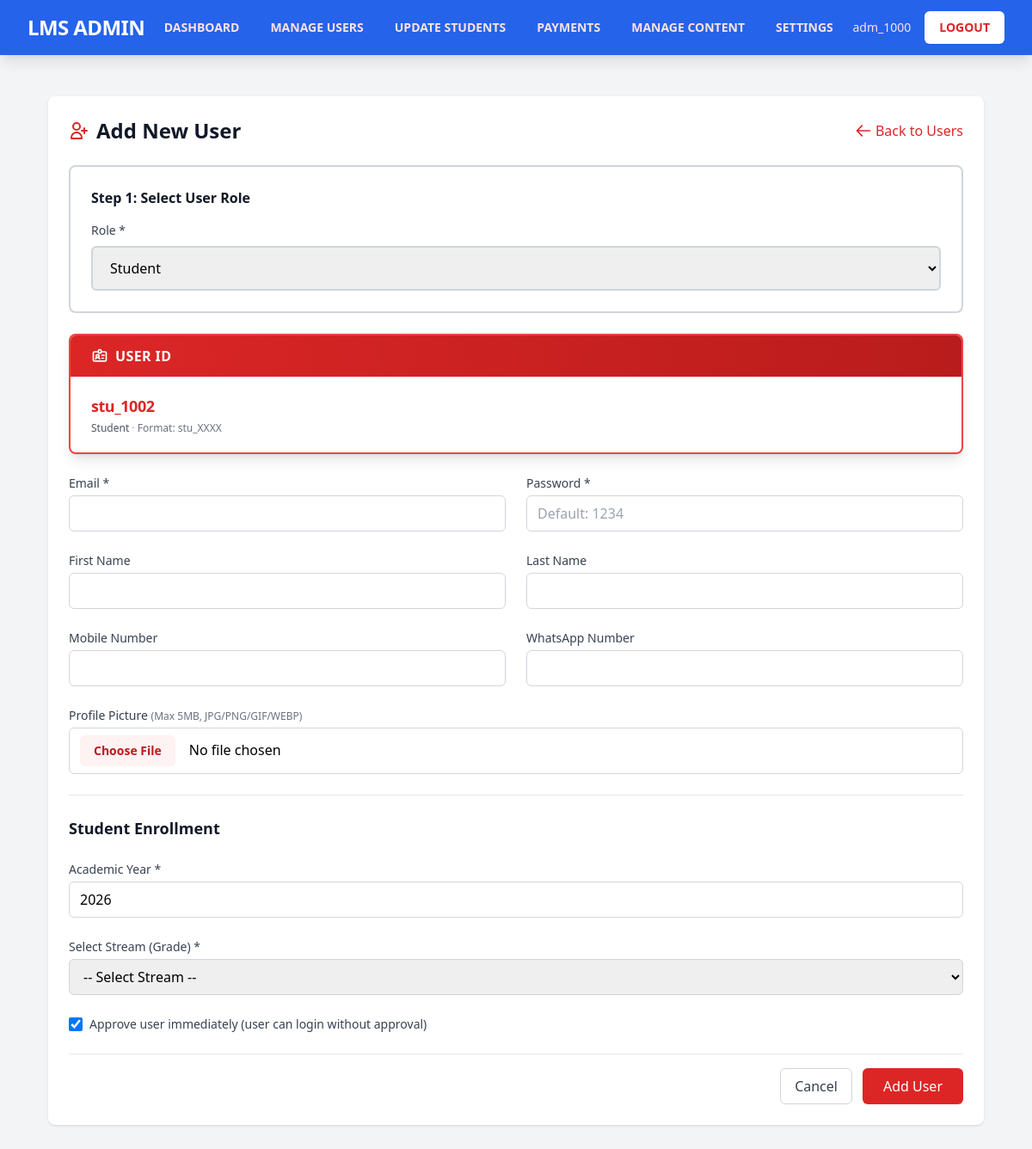
Page /admin/add_user.php (signed in) on the earlier database version.
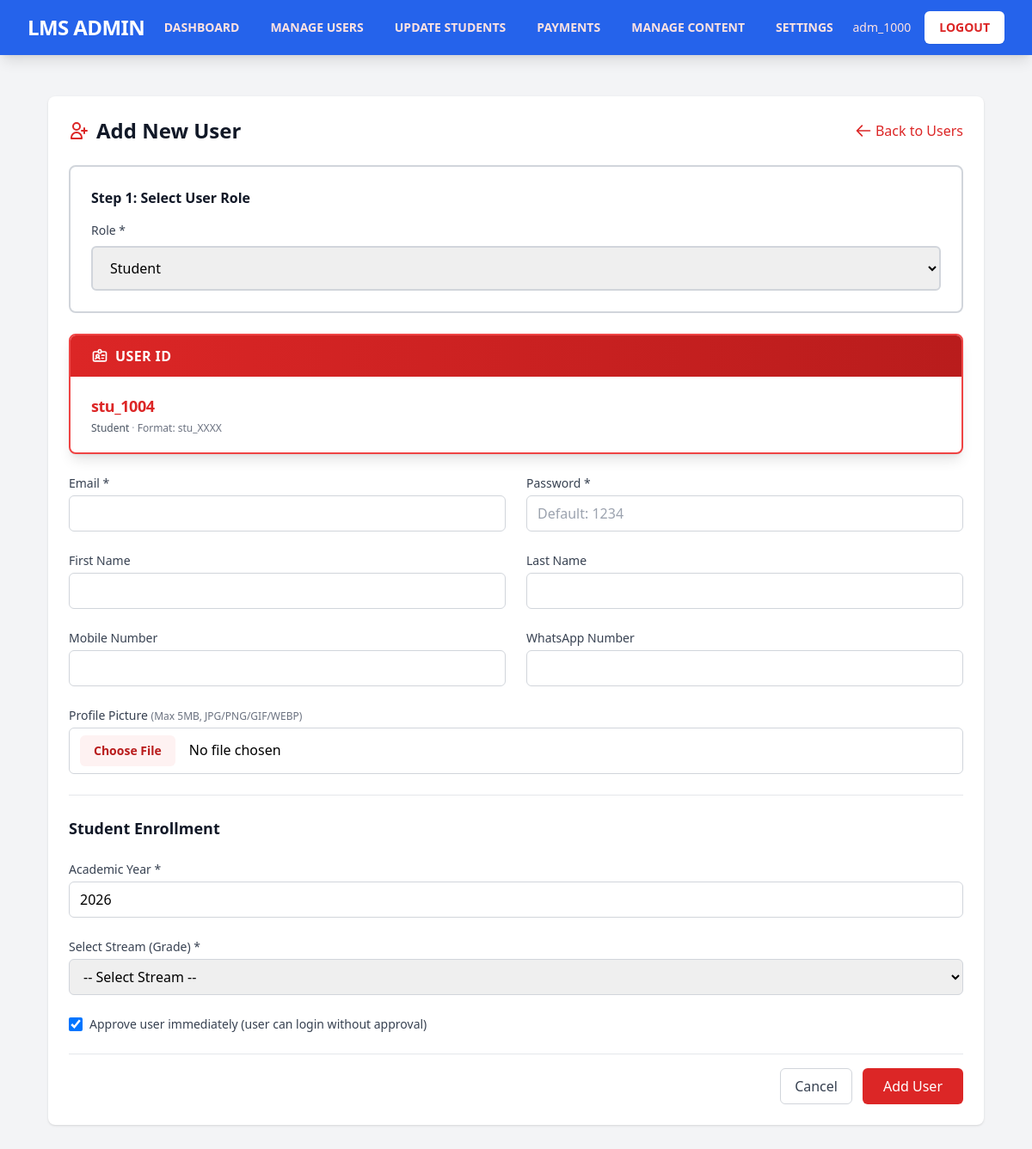
Same page on the later database version.
### tables this page shows
CREATE TABLE `users` (
  `user_id` varchar(20) NOT NULL COMMENT 'Unique user ID (e.g., stu_0001)',
  `email` varchar(100) NOT NULL COMMENT 'Email address',
  `password` varchar(255) NOT NULL COMMENT 'Hashed password',
  `role` enum('student','teacher','instructor','admin') NOT NULL DEFAULT 'student' COMMENT 'User role: student, teacher, instructor, admin',
  `first_name` varchar(100) DEFAULT NULL COMMENT 'First name',
  `second_name` varchar(100) DEFAULT NULL COMMENT 'Last name',
  `dob` date DEFAULT NULL COMMENT 'Date of birth',
  `school_name` varchar(200) DEFAULT NULL COMMENT 'School name',
  `exam_year` int(4) DEFAULT NULL COMMENT 'Exam year (e.g., 2024)',
  `closest_town` varchar(100) DEFAULT NULL COMMENT 'Closest town',
  `district` varchar(100) DEFAULT NULL COMMENT 'District',
  `address` text DEFAULT NULL COMMENT 'Full address',
  `nic_no` varchar(20) DEFAULT NULL COMMENT 'NIC number',
  `mobile_number` varchar(20) DEFAULT NULL COMMENT 'Mobile phone number',
  `whatsapp_number` varchar(20) DEFAULT NULL COMMENT 'WhatsApp number',
  `gender` enum('male','female') DEFAULT NULL COMMENT 'Gender',
  `profile_picture` varchar(255) DEFAULT NULL COMMENT 'Path to profile picture',
  `registering_date` date NOT NULL COMMENT 'Date of registration',
  `status` tinyint(1) NOT NULL DEFAULT 1 COMMENT 'Account status: 1=active, 0=inactive',
  `approved` tinyint(1) NOT NULL DEFAULT 0 COMMENT 'Approval status: 1=approved, 0=not approved',
  `verification_method` varchar(20) DEFAULT 'none' COMMENT 'Verification method: nic, mobile, none',
  `created_at` timestamp NOT NULL DEFAULT current_timestamp() COMMENT 'Record creation timestamp',
  `updated_at` timestamp NOT NULL DEFAULT current_timestamp() ON UPDATE current_timestamp() COMMENT 'Record update timestamp',
  `session_token` varchar(64) DEFAULT NULL COMMENT 'Session token for single login',
  `session_created_at` datetime DEFAULT NULL COMMENT 'Session creation timestamp'
);

### admin/add_user.php (the view, shortened to what the changed rows need)
<?php
require_once '../config.php';
?>
<!DOCTYPE html>
<html lang="en">
<head>
    <script src="https://cdn.tailwindcss.com"></script>
</head>
<body class="bg-gray-100">
    <div class="max-w-6xl mx-auto py-6 sm:px-6 lg:px-8">
        <div class="px-4 py-6 sm:px-0">
            <div class="bg-white rounded-lg shadow p-6">
                <div class="flex items-center justify-between mb-6">
                    <h1 class="text-2xl font-bold text-gray-900 flex items-center space-x-2">
                        <svg class="w-6 h-6 text-red-600" fill="none" stroke="currentColor" viewBox="0 0 24 24">
                            <path stroke-linecap="round" stroke-linejoin="round" stroke-width="2" d="M18 9v3m0 0v3m0-3h3m-3 0h-3m-2-5a4 4 0 11-8 0 4 4 0 018 0zM3 20a6 6 0 0112 0v1H3v-1z"></path>
                        </svg>
                        <span>Add New User</span>
                    </h1>
                </div>
                <form method="POST" action="" class="space-y-6" id="addUserForm" enctype="multipart/form-data">
                    <div class="bg-white border-2 border-red-500 rounded-lg shadow-lg overflow-hidden">
                        <div class="px-6 py-5 flex items-center justify-between">
                            <div class="flex-1">
                                <p class="text-lg font-bold text-red-600 tracking-tight" id="displayUserId">
                                    <?php
                                        $default_prefix = 'stu';
                                        $stmt_preview = $conn->prepare("SELECT user_id FROM users WHERE user_id LIKE ? ORDER BY user_id DESC LIMIT 1");
                                        $pattern_preview = $default_prefix . '_%';
                                        $stmt_preview->bind_param("s", $pattern_preview);
                                        $stmt_preview->execute();
                                        $result_preview = $stmt_preview->get_result();
                                        $next_preview = 1000;
                                        if ($result_preview->num_rows > 0) {
                                            $last_preview = $result_preview->fetch_assoc();
                                            $last_num_preview = intval(substr($last_preview['user_id'], strlen($default_prefix) + 1));
                                            $next_preview = max($last_num_preview + 1, 1000);
                                        }
                                        echo $default_prefix . '_' . str_pad($next_preview, 4, '0', STR_PAD_LEFT);
                                    ?>
                                </p>
                                <p class="text-xs text-gray-400 mt-1">
                                    <span id="roleHint" class="font-medium text-gray-600">Student</span> ·
                                    <span id="rolePattern" class="text-gray-500">Format: stu_XXXX</span>
                                </p>
                            </div>
                        </div>
                    </div>
                </form>
            </div>
        </div>
    </div>
</body>
</html>

Differences in the rows shown:
no longer on this page (row edited): users: user_id "1002"
added users: user_id "1004"
